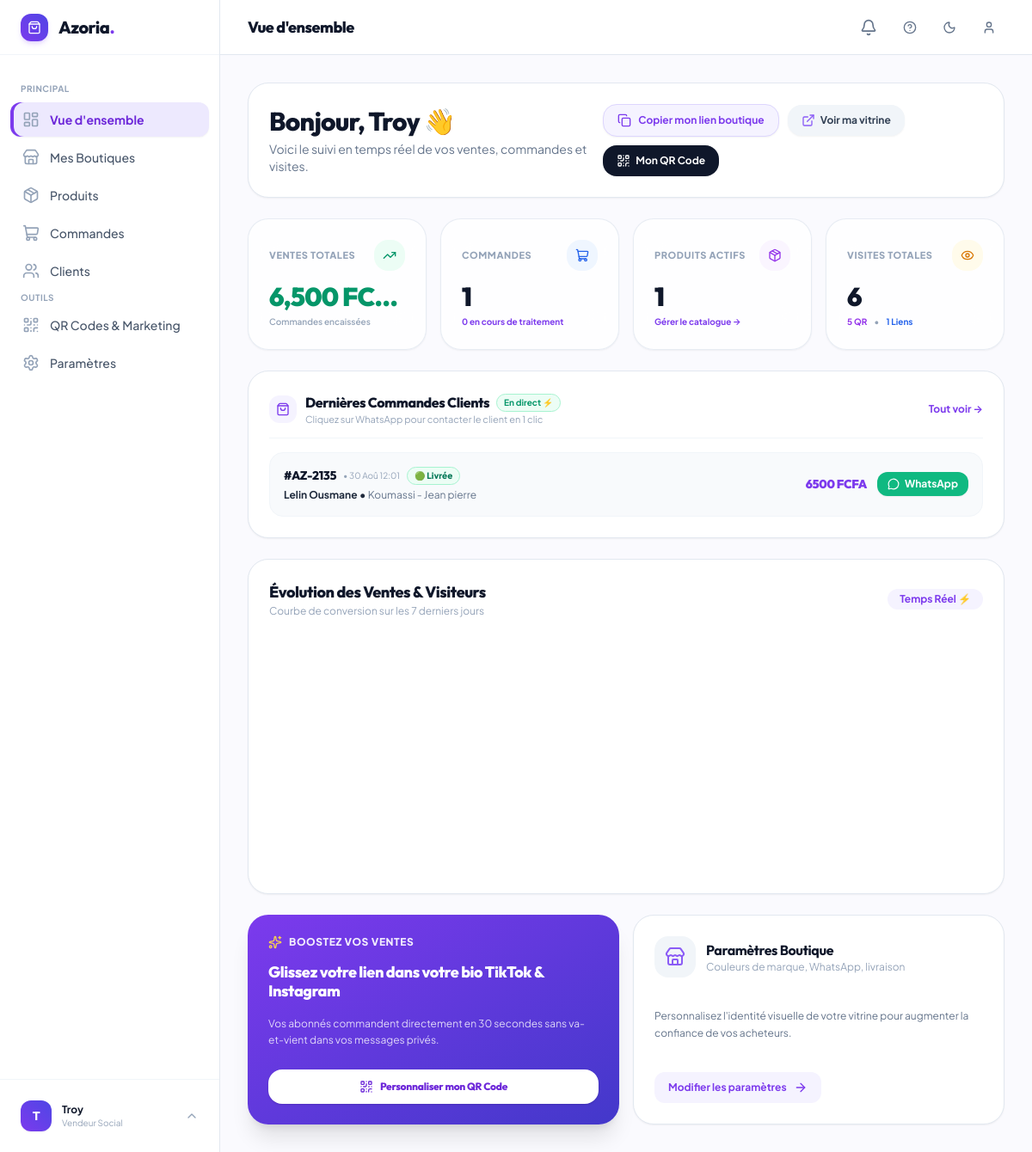
The app's page /tableau-de-bord/ (signed in), older data.
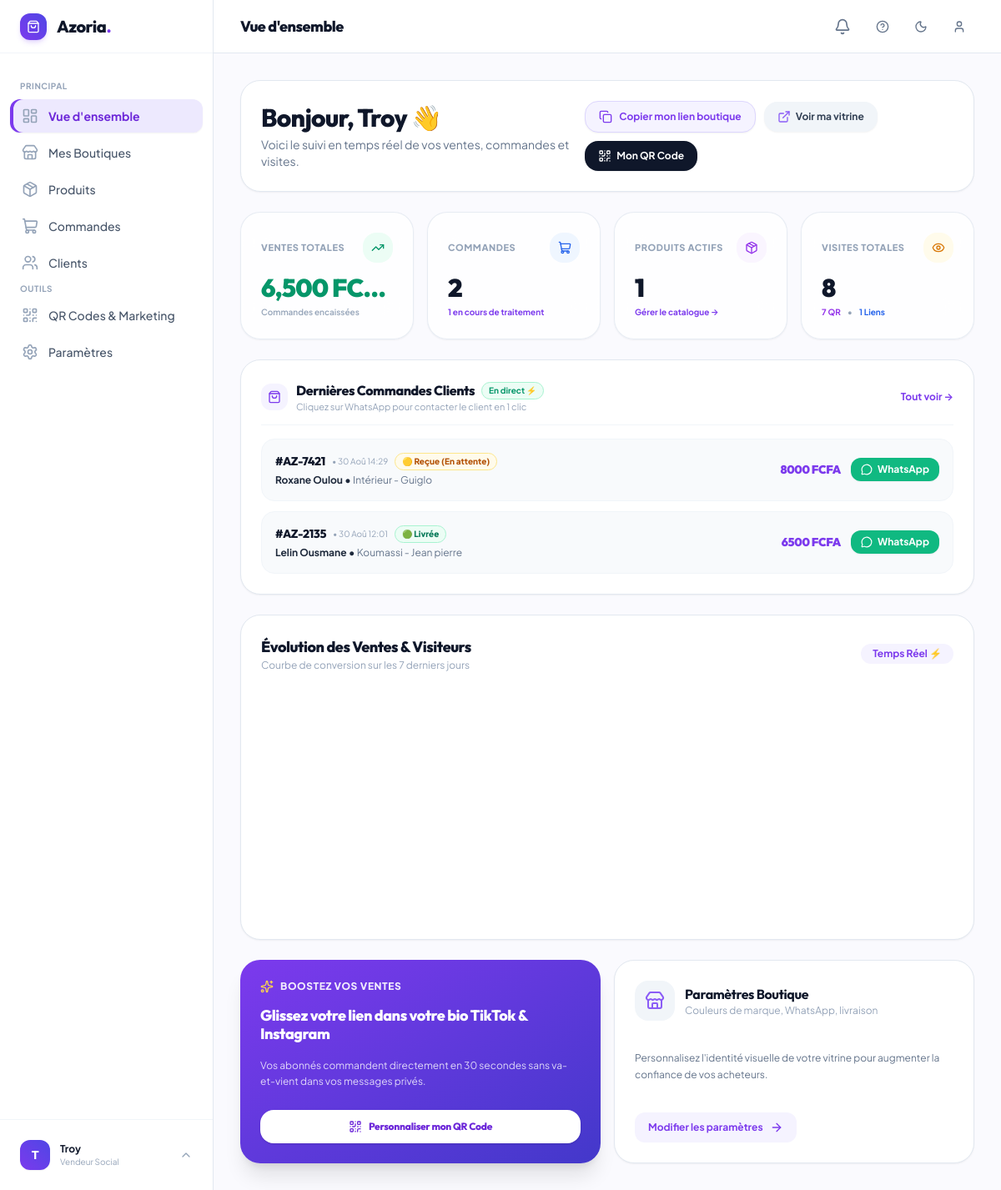
The same page, newer data.
### apps/shop/models.py (models this page shows, shortened)
class Order(models.Model):
    STATUS_CHOICES = [
        ('pending', '🟡 Reçue (En attente)'),
        ('confirmed', '🔵 Confirmée'),
        ('shipped', '🟣 En livraison / En route'),
        ('delivered', '🟢 Livrée'),
        ('cancelled', '🔴 Annulée'),
    ]
    PAYMENT_CHOICES = [
        ('livraison', 'Paiement à la livraison (Cash)'),
        ('wave', 'Wave'),
        ('orange_money', 'Orange Money'),
        ('mtn', 'MTN Mobile Money'),
        ('moov', 'Moov Money'),
    ]
    uuid = models.UUIDField(default=uuid.uuid4, editable=False, unique=True)
    order_number = models.CharField(max_length=30, unique=True, editable=False, verbose_name=_("Numéro de commande"))
    shop = models.ForeignKey(Shop, on_delete=models.CASCADE, related_name='orders', verbose_name=_("Boutique"))
    customer_name = models.CharField(max_length=120, verbose_name=_("Nom du client"))
    customer_phone = models.CharField(max_length=30, verbose_name=_("Téléphone WhatsApp"))
    customer_city = models.CharField(max_length=80, verbose_name=_("Commune / Ville"))
    customer_address = models.CharField(max_length=255, verbose_name=_("Précision adresse / Carrefour / Repère"))
    notes = models.TextField(blank=True, verbose_name=_("Instructions spéciales"))
    subtotal = models.DecimalField(max_digits=12, decimal_places=2, default=0.00, verbose_name=_("Sous-total (FCFA)"))
    delivery_fee = models.DecimalField(max_digits=10, decimal_places=2, default=0.00, verbose_name=_("Frais de livraison (FCFA)"))
    total_amount = models.DecimalField(max_digits=12, decimal_places=2, default=0.00, verbose_name=_("Total TTC (FCFA)"))
    status = models.CharField(max_length=20, choices=STATUS_CHOICES, default='pending', verbose_name=_("Statut"))
    payment_method = models.CharField(max_length=30, choices=PAYMENT_CHOICES, default='livraison', verbose_name=_("Mode de paiement"))
    created_at = models.DateTimeField(auto_now_add=True, verbose_name=_("Date de commande"))
    updated_at = models.DateTimeField(auto_now=True, verbose_name=_("Dernière mise à jour"))
    class Meta:
        verbose_name = _("Commande")
        verbose_name_plural = _("Commandes")
        ordering = ['-created_at']

### apps/core/views.py (the view, shortened to what this page needs)
# urls.py: path('tableau-de-bord/', dashboard_view, name='dashboard'),
@login_required
def dashboard_view(request):
    from apps.shop.models import Shop
    from apps.shop.forms import ShopCreateForm
    from apps.shop.services import get_shop_dashboard_analytics
    shops = Shop.objects.filter(owner=request.user).select_related('branding', 'payment')
    primary_shop = shops.first()
    if primary_shop:
        analytics = get_shop_dashboard_analytics(primary_shop)
    recent_ids = "-".join([str(getattr(o, 'id', '')) for o in analytics.get('recent_orders', [])])
    state_str = f"{analytics.get('total_orders')}-{analytics.get('total_revenue')}-{analytics.get('total_products')}-{analytics.get('total_visits')}-{analytics.get('active_orders')}-{recent_ids}"
    state_hash = hashlib.md5(state_str.encode('utf-8')).hexdigest()
    return render(request, 'core/dashboard.html', {
        'shops': shops,
        'primary_shop': primary_shop,
        'shop_count': shops.count(),
        'analytics': analytics,
        'state_hash': state_hash,
        'shop_form': ShopCreateForm(),
    })

### templates/core/dashboard.html (shortened to what the changed rows need)
{% extends 'core/base_dashboard.html' %}
{% block header_title %}Vue d'ensemble{% endblock %}
{% block content %}
<div class="space-y-6" x-data="{
    showCreateModal: false,
    copiedToast: false,
    copyLink(text) {
        if (window.AzoriaUI) {
            AzoriaUI.copyToClipboard(text, 'Lien de votre boutique copié ! 🛍️');
            this.copiedToast = true;
            setTimeout(() => this.copiedToast = false, 2500);
        } else {
            navigator.clipboard.writeText(text);
            this.copiedToast = true;
            setTimeout(() => this.copiedToast = false, 2500);
        }
    }
}" @open-create-shop-modal.window="showCreateModal = true">
    <div id="tour-welcome" class="flex flex-col md:flex-row md:items-center justify-between gap-4 bg-white dark:bg-slate-900 p-5 sm:p-6 rounded-3xl border border-slate-200 dark:border-slate-800 shadow-sm">
        <div>
            <div class="flex items-center gap-2">
                <h2 class="font-heading font-extrabold text-2xl sm:text-3xl text-slate-900 dark:text-white tracking-tight">
                    Bonjour, {{ request.user.first_name|default:request.user.email }} 👋
                </h2>
            </div>
        </div>
    </div>
    {% include 'core/partials/dashboard_live_feed.html' %}
</div>
{% endblock %}

### templates/core/partials/dashboard_live_feed.html (shortened to what the changed rows need)
<div id="dashboard-live-container"
     hx-get="{% url 'core:dashboard_live_stats' %}"
     hx-trigger="every 15s"
     hx-swap="outerHTML"
     hx-headers='{"X-Dashboard-Hash": "{{ state_hash|default:'' }}"}'
     class="space-y-6">
    <div class="real-content w-full">
        <div id="tour-stats" class="grid grid-cols-2 lg:grid-cols-4 gap-4">
            <div class="bg-white/80 dark:bg-slate-900/80 backdrop-blur-xl p-5 sm:p-6 rounded-3xl border border-slate-200/80 dark:border-slate-800/80 shadow-sm hover:shadow-xl hover:-translate-y-0.5 transition-all duration-300 group">
                <div class="flex items-center justify-between text-slate-500 mb-3">
                    <span class="text-[11px] font-extrabold uppercase tracking-wider text-slate-400">Commandes</span>
                    <div class="w-9 h-9 rounded-2xl bg-blue-50 dark:bg-blue-900/30 text-blue-600 dark:text-blue-400 flex items-center justify-center group-hover:scale-110 transition-transform">
                    </div>
                </div>
                <div class="font-heading font-black text-2xl sm:text-3xl text-slate-900 dark:text-white" data-counter-id="orders" data-counter="{{ analytics.total_orders }}">{{ analytics.total_orders }}</div>
                <span class="text-[10px] font-bold text-brand-600 dark:text-brand-400 mt-1 block">{{ analytics.active_orders }} en cours de traitement</span>
            </div>
            <div class="bg-white/80 dark:bg-slate-900/80 backdrop-blur-xl p-5 sm:p-6 rounded-3xl border border-slate-200/80 dark:border-slate-800/80 shadow-sm hover:shadow-xl hover:-translate-y-0.5 transition-all duration-300 group">
                <div class="flex items-center justify-between text-slate-500 mb-3">
                    <span class="text-[11px] font-extrabold uppercase tracking-wider text-slate-400">Visites Totales</span>
                    <div class="w-9 h-9 rounded-2xl bg-amber-50 dark:bg-amber-900/30 text-amber-600 dark:text-amber-400 flex items-center justify-center group-hover:scale-110 transition-transform">
                    </div>
                </div>
                <div class="font-heading font-black text-2xl sm:text-3xl text-slate-900 dark:text-white" data-counter-id="visits" data-counter="{{ analytics.total_visits }}">{{ analytics.total_visits }}</div>
                <div class="flex items-center gap-2 text-[10px] text-slate-400 mt-1 font-semibold">
                    <span class="text-purple-600 font-bold">{{ analytics.qr_visits }} QR</span>
                    <span>•</span>
                    <span class="text-blue-600 font-bold">{{ analytics.direct_visits }} Liens</span>
                </div>
            </div>
        </div>
    </div>
    <div class="bg-white dark:bg-slate-900 rounded-3xl p-6 border border-slate-200 dark:border-slate-800 shadow-sm space-y-4">
        {% if analytics.recent_orders %}
        <div class="space-y-3">
            {% for order in analytics.recent_orders %}
            <div class="p-4 rounded-2xl bg-slate-50 dark:bg-slate-800/60 border border-slate-100 dark:border-slate-700/60 flex flex-col sm:flex-row sm:items-center justify-between gap-3 hover:bg-slate-100/80 dark:hover:bg-slate-800 transition-colors">
                <div class="min-w-0 flex-1">
                    <div class="flex items-center gap-2">
                        <span class="font-heading font-extrabold text-xs sm:text-sm text-slate-900 dark:text-white">{{ order.order_number }}</span>
                        <span class="text-[10px] text-slate-400">• {{ order.created_at|date:"d M H:i" }}</span>
                        <span class="px-2 py-0.5 rounded-full text-[10px] font-extrabold
                            {% if order.status == 'pending' %}bg-amber-50 text-amber-700 border border-amber-200
                            {% elif order.status == 'confirmed' %}bg-blue-50 text-blue-700 border border-blue-200
                            {% elif order.status == 'shipped' %}bg-purple-50 text-purple-700 border border-purple-200
                            {% elif order.status == 'delivered' %}bg-emerald-50 text-emerald-700 border border-emerald-200
                            {% else %}bg-rose-50 text-rose-700 border border-rose-200{% endif %}">
                            {{ order.get_status_display }}
                        </span>
                    </div>
                    <p class="text-xs font-bold text-slate-800 dark:text-slate-200 mt-1">{{ order.customer_name }} • <span class="font-normal text-slate-500">{{ order.customer_city }} - {{ order.customer_address }}</span></p>
                </div>
                <div class="flex items-center justify-between sm:justify-end gap-3 pt-2 sm:pt-0 border-t sm:border-t-0 border-slate-200 dark:border-slate-700">
                    <span class="font-heading font-black text-sm text-brand-600 dark:text-brand-400">{{ order.total_amount|floatformat:0 }} FCFA</span>
                    <a href="https://wa.me/{{ order.customer_phone|cut:' '|cut:'+' }}?text=Bonjour%20{{ order.customer_name|urlencode }},%20merci%20d'avoir%20commandé%20sur%20notre%20boutique%20{{ primary_shop.name|urlencode }}%20(Commande%20{{ order.order_number }})."
                       target="_blank"
                       class="inline-flex items-center gap-1.5 px-3 py-1.5 rounded-xl bg-emerald-500 hover:bg-emerald-600 text-white font-bold text-xs shadow-sm transition-all active:scale-95">
                        <i data-lucide="message-circle" class="w-3.5 h-3.5"></i>
                        <span>WhatsApp</span>
                    </a>
                </div>
            </div>
            {% endfor %}
        </div>
        {% endif %}
    </div>
</div>

Row changes from the older to the newer data that the page shows:
added Order: order_number "#AZ-7421", created_at "30 Aoû 14:29", status "🟡 Reçue (En attente)", customer_name "Roxane Oulou", customer_city "Intérieur", customer_address "Guiglo", total_amount "8000"
Text that changed along with them:
{{ analytics.total_orders }}: "1" → "2"
{{ analytics.active_orders }}: "0" → "1"
{{ analytics.total_visits }}: "6" → "8"
{{ analytics.qr_visits }}: "5" → "7"
